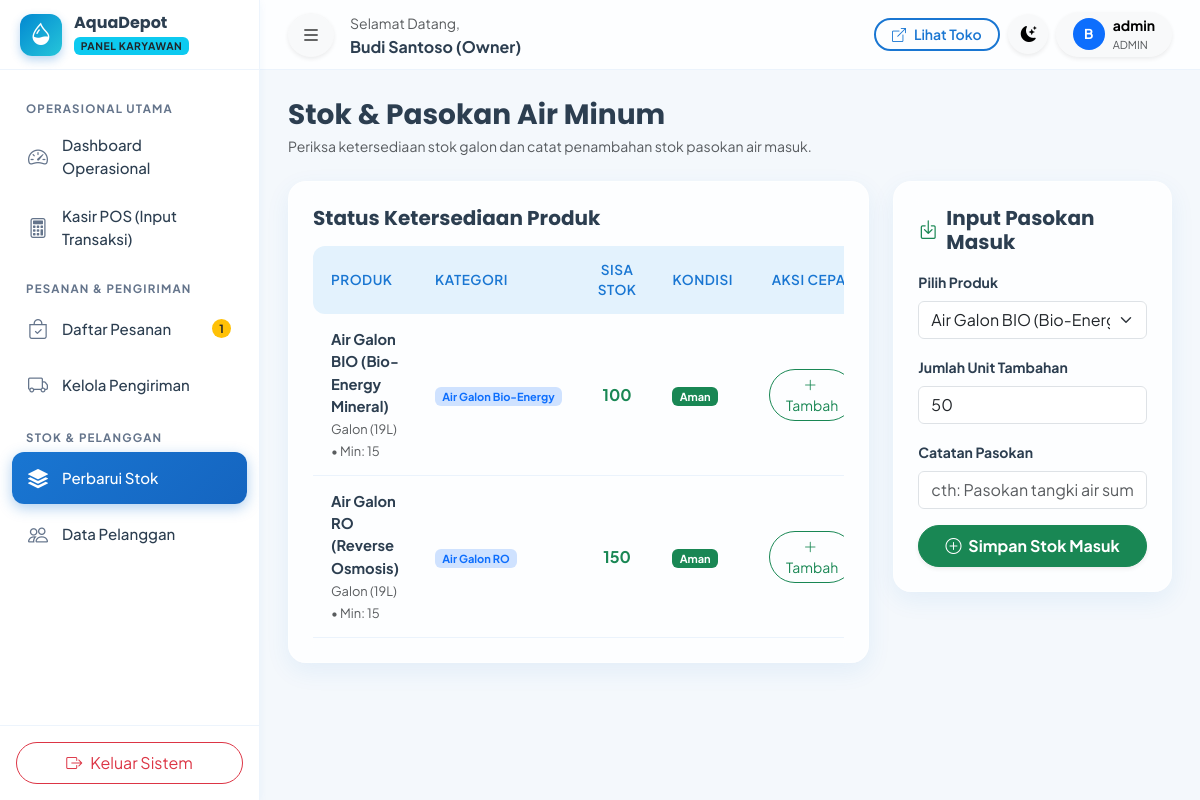
Screenshot of /karyawan/stok.php (signed in) with the database file from the repository.
### tables this page shows
CREATE TABLE `pengaturan` (
  `id` INT AUTO_INCREMENT PRIMARY KEY,
  `nama_depot` VARCHAR(100) NOT NULL DEFAULT 'AquaDepot',
  `slogan` VARCHAR(255) DEFAULT 'Air Minum Bersih, Sehat, dan Higienis untuk Keluarga Anda',
  `alamat` TEXT NOT NULL,
  `no_telepon` VARCHAR(20) DEFAULT '081234567890',
  `no_whatsapp` VARCHAR(20) DEFAULT '6281234567890',
  `email` VARCHAR(100) DEFAULT 'info@aquadepot.id',
  `jam_operasional` VARCHAR(100) DEFAULT 'Senin - Minggu: 07.00 - 20.00 WIB',
  `ongkos_kirim_default` DECIMAL(12,2) DEFAULT 3000.00,
  `rekening_bank` TEXT DEFAULT 'Bank BCA: 123-456-7890 a.n. AquaDepot\nBank Mandiri: 987-654-3210 a.n. AquaDepot',
  `maps_embed` TEXT DEFAULT '<iframe src=\"https://maps.google.com/maps?q=Jl.+Ki+Penjawi+12-10,+Sidorejo+Lor,+Kec.+Sidorejo,+Kota+Salatiga,+Jawa+Tengah+50714&t=&z=15&ie=UTF8&iwloc=&output=embed\" width=\"100%\" height=\"350\" style=\"border:0;\" allowfullscreen=\"\" loading=\"lazy\"></iframe>',
  `logo` VARCHAR(255) DEFAULT 'logo.png',
  `updated_at` DATETIME DEFAULT CURRENT_TIMESTAMP ON UPDATE CURRENT_TIMESTAMP
);

CREATE TABLE `produk` (
  `id` INT AUTO_INCREMENT PRIMARY KEY,
  `kategori_id` INT NOT NULL,
  `kode_produk` VARCHAR(30) NOT NULL UNIQUE,
  `nama_produk` VARCHAR(150) NOT NULL,
  `deskripsi` TEXT NULL,
  `harga_modal` DECIMAL(12,2) NOT NULL DEFAULT 0.00,
  `harga_jual` DECIMAL(12,2) NOT NULL,
  `satuan` VARCHAR(20) NOT NULL DEFAULT 'Galon (19L)',
  `gambar` VARCHAR(255) DEFAULT 'default_product.png',
  `is_featured` TINYINT(1) NOT NULL DEFAULT 1,
  `status` ENUM('tersedia', 'habis', 'nonaktif') NOT NULL DEFAULT 'tersedia',
  `created_at` DATETIME DEFAULT CURRENT_TIMESTAMP,
  `updated_at` DATETIME DEFAULT CURRENT_TIMESTAMP ON UPDATE CURRENT_TIMESTAMP,
  CONSTRAINT `fk_produk_kategori` FOREIGN KEY (`kategori_id`) REFERENCES `kategori` (`id`) ON UPDATE CASCADE
);

CREATE TABLE `stok` (
  `id` INT AUTO_INCREMENT PRIMARY KEY,
  `produk_id` INT NOT NULL UNIQUE,
  `stok_tersedia` INT NOT NULL DEFAULT 0,
  `stok_minimum` INT NOT NULL DEFAULT 10,
  `updated_at` DATETIME DEFAULT CURRENT_TIMESTAMP ON UPDATE CURRENT_TIMESTAMP,
  CONSTRAINT `fk_stok_produk` FOREIGN KEY (`produk_id`) REFERENCES `produk` (`id`) ON DELETE CASCADE ON UPDATE CASCADE
);

CREATE TABLE `kategori` (
  `id` INT AUTO_INCREMENT PRIMARY KEY,
  `nama_kategori` VARCHAR(100) NOT NULL,
  `slug` VARCHAR(100) NOT NULL UNIQUE,
  `deskripsi` TEXT NULL,
  `created_at` DATETIME DEFAULT CURRENT_TIMESTAMP,
  `updated_at` DATETIME DEFAULT CURRENT_TIMESTAMP ON UPDATE CURRENT_TIMESTAMP
);

### config/config.php (called while the page is built, shortened)
<?php
function base_url($path = '') {
    $path = ltrim($path, '/');
    return BASE_URL . ($path ? '/' . $path : '');
}
function url($path = '') {
    return base_url($path);
}
function asset($path = '') {
    return base_url('assets/' . ltrim($path, '/'));
}
function get_pengaturan() {
    static $settings = null;
    if ($settings === null) {
        try {
            $db = Database::getConnection();
            $stmt = $db->query("SELECT * FROM pengaturan LIMIT 1");
            $settings = $stmt->fetch();
        } catch (Exception $e) {
            $settings = [
                'nama_depot' => 'AquaDepot',
                'slogan' => 'Air Bersih & Higienis',
                'alamat' => 'Jl. Ki Penjawi 12-10, Sidorejo Lor, Kec. Sidorejo, Kota Salatiga, Jawa Tengah 50714',
                'no_telepon' => '081234567890',
                'no_whatsapp' => '6281234567890',
                'email' => 'info@aquadepot.id',
                'jam_operasional' => '07.00 - 20.00 WIB',
                'ongkos_kirim_default' => 3000,
                'rekening_bank' => 'BCA: 123-456-7890 a/n AquaDepot'
            ];
        }
    }
    return $settings;
}

### karyawan/stok.php (the view, shortened to what this page needs)
<?php
require_once __DIR__ . '/../config/config.php';
$db = Database::getConnection();
$stocks = $db->query("
    SELECT p.id, p.kode_produk, p.nama_produk, p.satuan, s.stok_tersedia, s.stok_minimum, k.nama_kategori
    FROM produk p
    JOIN kategori k ON p.kategori_id = k.id
    JOIN stok s ON p.id = s.produk_id
    ORDER BY (s.stok_tersedia <= s.stok_minimum) DESC, p.nama_produk ASC
")->fetchAll();
?>
<!DOCTYPE html>
<html lang="id" data-bs-theme="light">
<head>
    <link href="https://cdn.jsdelivr.net/npm/bootstrap@5.3.3/dist/css/bootstrap.min.css" rel="stylesheet">
    <link rel="stylesheet" href="https://cdn.jsdelivr.net/npm/bootstrap-icons@1.11.3/font/bootstrap-icons.min.css">
    <link rel="stylesheet" href="https://cdn.jsdelivr.net/npm/sweetalert2@11/dist/sweetalert2.min.css">
    <link rel="stylesheet" href="<?= asset('css/style.css') ?>">
</head>
<body data-base-url="<?= base_url() ?>">
<div class="app-wrapper">
    <?php require_once __DIR__ . '/../includes/sidebar_karyawan.php'; ?>
    <div class="app-main">
        <?php require_once __DIR__ . '/../includes/topbar.php'; ?>
        <div class="app-content">
            <div class="d-flex flex-wrap justify-content-between align-items-center gap-3 mb-4">
                <div>
                    <h3 class="fw-bold mb-1">Stok & Pasokan Air Minum</h3>
                    <p class="text-muted small mb-0">Periksa ketersediaan stok galon dan catat penambahan stok pasokan air masuk.</p>
                </div>
            </div>
            <div class="row g-4">
                <div class="col-lg-8">
                    <div class="glass-card p-4">
                        <h5 class="fw-bold mb-3">Status Ketersediaan Produk</h5>
                        <div class="table-responsive">
                            <table class="table-modern small">
                                <thead>
                                    <tr>
                                        <th>Produk</th>
                                        <th>Kategori</th>
                                        <th class="text-center">Sisa Stok</th>
                                        <th>Kondisi</th>
                                        <th class="text-center">Aksi Cepat</th>
                                    </tr>
                                </thead>
                                <tbody>
                                    <?php foreach ($stocks as $st): ?>
                                        <tr>
                                            <td>
                                                <div class="fw-bold"><?= htmlspecialchars($st['nama_produk']) ?></div>
                                                <small class="text-muted"><?= htmlspecialchars($st['satuan']) ?> • Min: <?= $st['stok_minimum'] ?></small>
                                            </td>
                                            <td><span class="badge bg-primary-subtle text-primary"><?= htmlspecialchars($st['nama_kategori']) ?></span></td>
                                            <td class="text-center fw-bold fs-6 <?= ($st['stok_tersedia'] <= $st['stok_minimum']) ? 'text-danger' : 'text-success' ?>">
                                                <?= $st['stok_tersedia'] ?>
                                            </td>
                                            <td>
                                                <?php if ($st['stok_tersedia'] <= 0): ?>
                                                    <span class="badge bg-danger">Habis</span>
                                                <?php elseif ($st['stok_tersedia'] <= $st['stok_minimum']): ?>
                                                    <span class="badge bg-warning text-dark">Menipis</span>
                                                <?php else: ?>
                                                    <span class="badge bg-success">Aman</span>
                                                <?php endif; ?>
                                            </td>
                                            <td class="text-center">
                                                <button type="button" class="btn btn-sm btn-outline-success rounded-pill px-3" onclick="selectRestock(<?= $st['id'] ?>)">
                                                    <i class="bi bi-plus-lg me-1"></i> Tambah
                                                </button>
                                            </td>
                                        </tr>
                                    <?php endforeach; ?>
                                </tbody>
                            </table>
                        </div>
                    </div>
                </div>
                <div class="col-lg-4">
                    <div class="glass-card p-4 position-sticky" style="top: 90px;">
                        <h5 class="fw-bold mb-3 d-flex align-items-center gap-2">
                            <i class="bi bi-box-arrow-in-down text-success"></i> Input Pasokan Masuk
                        </h5>
                        <form method="POST" action="">
                            <div class="mb-3">
                                <label class="form-label small fw-bold">Pilih Produk</label>
                                <select name="produk_id" id="restockProdSelect" class="form-select" required>
                                    <?php foreach ($stocks as $st): ?>
                                        <option value="<?= $st['id'] ?>"><?= htmlspecialchars($st['nama_produk']) ?> (Sisa: <?= $st['stok_tersedia'] ?>)</option>
                                    <?php endforeach; ?>
                                </select>
                            </div>
                            <div class="mb-3">
                                <label class="form-label small fw-bold">Jumlah Unit Tambahan</label>
                                <input type="number" name="jumlah" class="form-control" min="1" value="50" required>
                            </div>
                            <div class="mb-3">
                                <label class="form-label small fw-bold">Catatan Pasokan</label>
                                <input type="text" name="keterangan" class="form-control" placeholder="cth: Pasokan tangki air sumber utama">
                            </div>
                            <button type="submit" class="btn btn-success w-100 py-2 rounded-pill fw-bold shadow-sm">
                                <i class="bi bi-plus-circle me-1"></i> Simpan Stok Masuk
                            </button>
                        </form>
                    </div>
                </div>
            </div>
        </div>
    </div>
</div>
</body>
</html>

### includes/sidebar_karyawan.php
<?php
require_once __DIR__ . '/../config/config.php';
$pengaturan = get_pengaturan();
try {
    $db = Database::getConnection();
    $stmtPending = $db->query("SELECT COUNT(*) FROM pesanan WHERE status_pesanan = 'menunggu_konfirmasi'");
    $pendingOrdersCount = (int)$stmtPending->fetchColumn();
} catch (Exception $e) {
    $pendingOrdersCount = 0;
}
$currentFile = basename($_SERVER['PHP_SELF']);
?>
<aside class="app-sidebar">
    <div class="sidebar-brand">
        <div class="brand-icon" style="background: linear-gradient(135deg, #0288D1 0%, #26C6DA 100%);">
            <i class="bi bi-droplet-half"></i>
        </div>
        <div class="overflow-hidden">
            <h6 class="mb-0 fw-bold text-truncate"><?= htmlspecialchars($pengaturan['nama_depot']) ?></h6>
            <span class="badge bg-info text-dark text-uppercase" style="font-size: 0.65rem; letter-spacing: 0.5px;">Panel Karyawan</span>
        </div>
    </div>
    <div class="sidebar-menu">
        <div class="menu-title">Operasional Utama</div>
        <ul class="nav flex-column">
            <li class="nav-item">
                <a class="nav-link <?= ($currentFile == 'index.php') ? 'active' : '' ?>" href="<?= url('karyawan/index.php') ?>">
                    <i class="bi bi-speedometer2"></i>
                    <span>Dashboard Operasional</span>
                </a>
            </li>
            <li class="nav-item">
                <a class="nav-link <?= ($currentFile == 'kasir.php') ? 'active' : '' ?>" href="<?= url('karyawan/kasir.php') ?>">
                    <i class="bi bi-calculator"></i>
                    <span>Kasir POS (Input Transaksi)</span>
                </a>
            </li>
        </ul>
        <div class="menu-title">Pesanan & Pengiriman</div>
        <ul class="nav flex-column">
            <li class="nav-item">
                <a class="nav-link <?= ($currentFile == 'pesanan.php') ? 'active' : '' ?>" href="<?= url('karyawan/pesanan.php') ?>">
                    <i class="bi bi-bag-check"></i>
                    <span>Daftar Pesanan</span>
                    <?php if ($pendingOrdersCount > 0): ?>
                        <span class="badge rounded-pill bg-warning text-dark ms-auto"><?= $pendingOrdersCount ?></span>
                    <?php endif; ?>
                </a>
            </li>
            <li class="nav-item">
                <a class="nav-link <?= ($currentFile == 'pengiriman.php') ? 'active' : '' ?>" href="<?= url('karyawan/pengiriman.php') ?>">
                    <i class="bi bi-truck"></i>
                    <span>Kelola Pengiriman</span>
                </a>
            </li>
        </ul>
        <div class="menu-title">Stok & Pelanggan</div>
        <ul class="nav flex-column">
            <li class="nav-item">
                <a class="nav-link <?= ($currentFile == 'stok.php') ? 'active' : '' ?>" href="<?= url('karyawan/stok.php') ?>">
                    <i class="bi bi-stack"></i>
                    <span>Perbarui Stok</span>
                </a>
            </li>
            <li class="nav-item">
                <a class="nav-link <?= ($currentFile == 'pelanggan.php') ? 'active' : '' ?>" href="<?= url('karyawan/pelanggan.php') ?>">
                    <i class="bi bi-people"></i>
                    <span>Data Pelanggan</span>
                </a>
            </li>
        </ul>
    </div>
    <div class="p-3 border-top mt-auto" style="border-color: var(--card-border) !important;">
        <a href="<?= url('auth/logout.php') ?>" class="btn btn-outline-danger w-100 rounded-pill py-2 d-flex align-items-center justify-content-center gap-2">
            <i class="bi bi-box-arrow-right"></i>
            <span>Keluar Sistem</span>
        </a>
    </div>
</aside>

### rows the page displays
pengaturan: nama_depot "AquaDepot"
produk: nama_produk "Air Galon BIO (Bio-Energy Mineral)", satuan "Galon (19L)", stok.stok_minimum "15", kategori.nama_kategori "Air Galon Bio-Energy", stok.stok_tersedia "100"
produk: nama_produk "Air Galon RO (Reverse Osmosis)", satuan "Galon (19L)", stok.stok_minimum "15", kategori.nama_kategori "Air Galon RO", stok.stok_tersedia "150"

### other values shown
$pendingOrdersCount "1"
$user['nama_lengkap'] "Budi Santoso (Owner)"
substr($user['nama_lengkap'] ?? 'U', 0, 1) "B"
$user['username'] "admin"
$user['role_name'] "ADMIN"
form field produk_id "Air Galon BIO (Bio-Energy Mineral) (Sisa: 100)"
